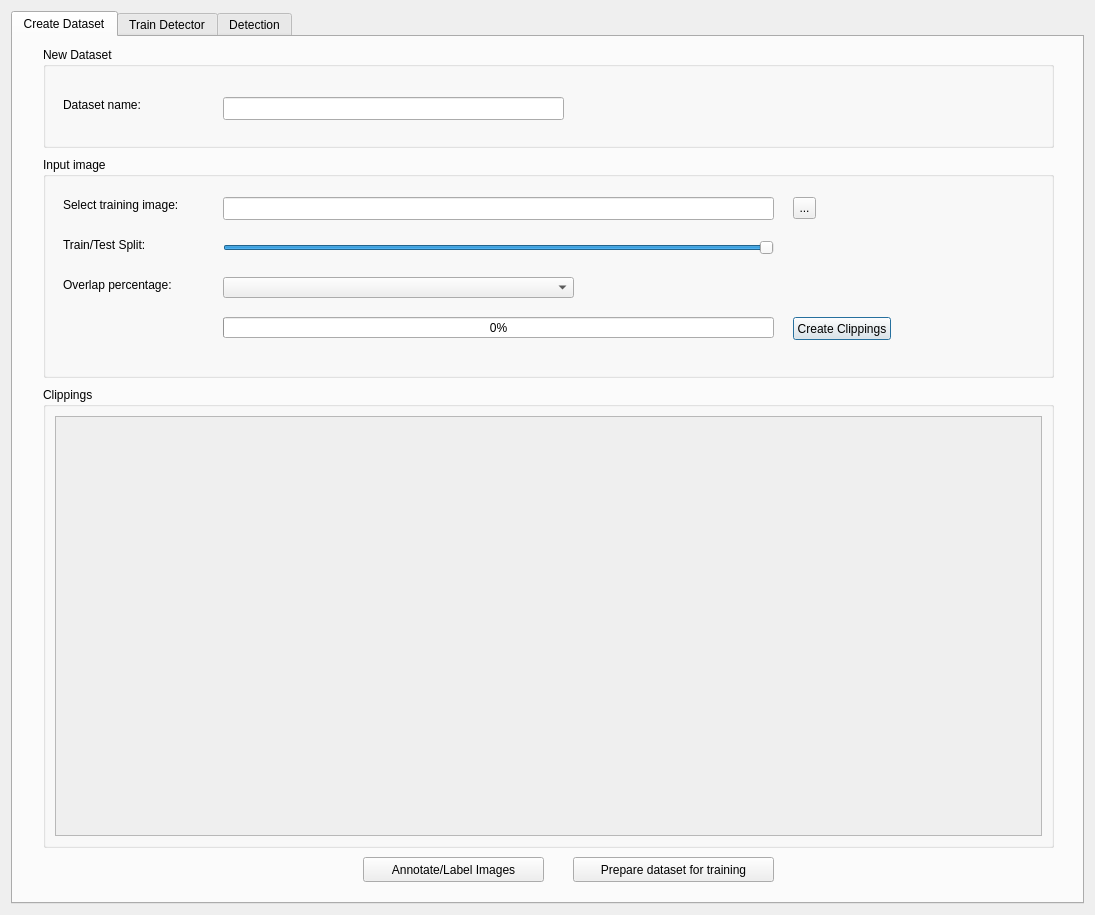
<?xml version="1.0" encoding="UTF-8"?>
<ui version="4.0">
 <class>ObjectDetectionDialogBase</class>
 <widget class="QDialog" name="ObjectDetectionDialogBase">
  <property name="geometry">
   <rect>
    <x>0</x>
    <y>0</y>
    <width>1095</width>
    <height>915</height>
   </rect>
  </property>
  <property name="font">
   <font>
    <pointsize>9</pointsize>
   </font>
  </property>
  <property name="windowTitle">
   <string>Object Detection</string>
  </property>
  <layout class="QGridLayout" name="gridLayout_3">
   <item row="0" column="0">
    <layout class="QGridLayout" name="gridLayoutMain">
     <item row="0" column="1">
      <widget class="QTabWidget" name="tabWidgetMain">
       <property name="currentIndex">
        <number>0</number>
       </property>
       <widget class="QWidget" name="trainTab">
        <attribute name="title">
         <string>Create Dataset</string>
        </attribute>
        <widget class="QGroupBox" name="groupBoxDataset">
         <property name="geometry">
          <rect>
           <x>30</x>
           <y>10</y>
           <width>1011</width>
           <height>101</height>
          </rect>
         </property>
         <property name="title">
          <string>New Dataset</string>
         </property>
         <widget class="QLabel" name="labelDatasetName">
          <property name="geometry">
           <rect>
            <x>20</x>
            <y>50</y>
            <width>101</width>
            <height>16</height>
           </rect>
          </property>
          <property name="text">
           <string>Dataset name: </string>
          </property>
         </widget>
         <widget class="QLineEdit" name="lineEditDatasetName">
          <property name="geometry">
           <rect>
            <x>180</x>
            <y>50</y>
            <width>341</width>
            <height>23</height>
           </rect>
          </property>
         </widget>
        </widget>
        <widget class="QGroupBox" name="groupBoxInputImage">
         <property name="geometry">
          <rect>
           <x>30</x>
           <y>120</y>
           <width>1011</width>
           <height>221</height>
          </rect>
         </property>
         <property name="title">
          <string>Input image</string>
         </property>
         <widget class="QLineEdit" name="lineEditInputImage">
          <property name="geometry">
           <rect>
            <x>180</x>
            <y>40</y>
            <width>551</width>
            <height>23</height>
           </rect>
          </property>
          <property name="readOnly">
           <bool>true</bool>
          </property>
         </widget>
         <widget class="QToolButton" name="toolButtonData">
          <property name="geometry">
           <rect>
            <x>750</x>
            <y>40</y>
            <width>23</width>
            <height>22</height>
           </rect>
          </property>
          <property name="text">
           <string>...</string>
          </property>
         </widget>
         <widget class="QPushButton" name="pushButtonCreateClippings">
          <property name="geometry">
           <rect>
            <x>750</x>
            <y>160</y>
            <width>98</width>
            <height>23</height>
           </rect>
          </property>
          <property name="text">
           <string>Create Clippings</string>
          </property>
         </widget>
         <widget class="QLabel" name="label">
          <property name="geometry">
           <rect>
            <x>20</x>
            <y>40</y>
            <width>151</width>
            <height>16</height>
           </rect>
          </property>
          <property name="text">
           <string>Select training image:</string>
          </property>
         </widget>
         <widget class="QProgressBar" name="progressBarClip">
          <property name="geometry">
           <rect>
            <x>180</x>
            <y>160</y>
            <width>551</width>
            <height>21</height>
           </rect>
          </property>
          <property name="value">
           <number>0</number>
          </property>
         </widget>
         <widget class="QLabel" name="label_2">
          <property name="geometry">
           <rect>
            <x>20</x>
            <y>80</y>
            <width>151</width>
            <height>16</height>
           </rect>
          </property>
          <property name="text">
           <string>Train/Test Split:</string>
          </property>
         </widget>
         <widget class="QSlider" name="horizontalSliderSplit">
          <property name="geometry">
           <rect>
            <x>180</x>
            <y>80</y>
            <width>551</width>
            <height>21</height>
           </rect>
          </property>
          <property name="maximum">
           <number>100</number>
          </property>
          <property name="value">
           <number>100</number>
          </property>
          <property name="orientation">
           <enum>Qt::Horizontal</enum>
          </property>
         </widget>
         <widget class="QLabel" name="label_6">
          <property name="geometry">
           <rect>
            <x>20</x>
            <y>120</y>
            <width>151</width>
            <height>16</height>
           </rect>
          </property>
          <property name="text">
           <string>Overlap percentage:</string>
          </property>
         </widget>
         <widget class="QComboBox" name="comboBox">
          <property name="geometry">
           <rect>
            <x>180</x>
            <y>120</y>
            <width>351</width>
            <height>21</height>
           </rect>
          </property>
         </widget>
         <widget class="QLabel" name="trainTestLabel">
          <property name="geometry">
           <rect>
            <x>750</x>
            <y>80</y>
            <width>141</width>
            <height>17</height>
           </rect>
          </property>
          <property name="text">
           <string/>
          </property>
         </widget>
         <widget class="QLabel" name="statusLabel">
          <property name="geometry">
           <rect>
            <x>180</x>
            <y>190</y>
            <width>551</width>
            <height>17</height>
           </rect>
          </property>
          <property name="font">
           <font>
            <pointsize>7</pointsize>
           </font>
          </property>
          <property name="text">
           <string/>
          </property>
         </widget>
        </widget>
        <widget class="QGroupBox" name="groupBox">
         <property name="geometry">
          <rect>
           <x>30</x>
           <y>350</y>
           <width>1011</width>
           <height>461</height>
          </rect>
         </property>
         <property name="title">
          <string>Clippings</string>
         </property>
         <layout class="QGridLayout" name="gridLayout_5">
          <item row="0" column="0">
           <widget class="QScrollArea" name="scrollArea">
            <property name="autoFillBackground">
             <bool>false</bool>
            </property>
            <property name="sizeAdjustPolicy">
             <enum>QAbstractScrollArea::AdjustToContents</enum>
            </property>
            <property name="widgetResizable">
             <bool>true</bool>
            </property>
            <widget class="QWidget" name="scrollAreaWidgetContents">
             <property name="geometry">
              <rect>
               <x>0</x>
               <y>0</y>
               <width>985</width>
               <height>417</height>
              </rect>
             </property>
             <layout class="QGridLayout" name="gridLayout">
              <property name="sizeConstraint">
               <enum>QLayout::SetFixedSize</enum>
              </property>
              <property name="leftMargin">
               <number>10</number>
              </property>
              <property name="topMargin">
               <number>10</number>
              </property>
              <property name="rightMargin">
               <number>10</number>
              </property>
              <property name="bottomMargin">
               <number>10</number>
              </property>
              <property name="spacing">
               <number>5</number>
              </property>
             </layout>
            </widget>
           </widget>
          </item>
         </layout>
        </widget>
        <widget class="QPushButton" name="pushButtonAnnotate">
         <property name="geometry">
          <rect>
           <x>350</x>
           <y>820</y>
           <width>181</width>
           <height>25</height>
          </rect>
         </property>
         <property name="text">
          <string>Annotate/Label Images</string>
         </property>
        </widget>
        <widget class="QPushButton" name="pushButtonPreparation">
         <property name="geometry">
          <rect>
           <x>560</x>
           <y>820</y>
           <width>201</width>
           <height>25</height>
          </rect>
         </property>
         <property name="text">
          <string>Prepare dataset for training</string>
         </property>
        </widget>
       </widget>
       <widget class="QWidget" name="tab">
        <attribute name="title">
         <string>Train Detector</string>
        </attribute>
       </widget>
       <widget class="QWidget" name="tab_3">
        <property name="layoutDirection">
         <enum>Qt::LeftToRight</enum>
        </property>
        <attribute name="title">
         <string>Detection</string>
        </attribute>
        <widget class="QGroupBox" name="groupBox_3">
         <property name="geometry">
          <rect>
           <x>30</x>
           <y>10</y>
           <width>1015</width>
           <height>121</height>
          </rect>
         </property>
         <property name="title">
          <string>Model</string>
         </property>
         <widget class="QLabel" name="label_4">
          <property name="geometry">
           <rect>
            <x>20</x>
            <y>40</y>
            <width>91</width>
            <height>16</height>
           </rect>
          </property>
          <property name="font">
           <font>
            <pointsize>9</pointsize>
           </font>
          </property>
          <property name="text">
           <string>Select detector</string>
          </property>
         </widget>
         <widget class="QLineEdit" name="lineEdit_4">
          <property name="geometry">
           <rect>
            <x>90</x>
            <y>70</y>
            <width>451</width>
            <height>22</height>
           </rect>
          </property>
         </widget>
         <widget class="QToolButton" name="toolButton_3">
          <property name="geometry">
           <rect>
            <x>550</x>
            <y>70</y>
            <width>27</width>
            <height>22</height>
           </rect>
          </property>
          <property name="text">
           <string>...</string>
          </property>
         </widget>
        </widget>
        <widget class="QPushButton" name="pushButton_3">
         <property name="geometry">
          <rect>
           <x>950</x>
           <y>310</y>
           <width>93</width>
           <height>28</height>
          </rect>
         </property>
         <property name="text">
          <string>Detect</string>
         </property>
        </widget>
        <widget class="QGroupBox" name="groupBox_4">
         <property name="geometry">
          <rect>
           <x>30</x>
           <y>160</y>
           <width>1015</width>
           <height>121</height>
          </rect>
         </property>
         <property name="title">
          <string>Dataset</string>
         </property>
         <widget class="QLabel" name="label_5">
          <property name="geometry">
           <rect>
            <x>20</x>
            <y>40</y>
            <width>91</width>
            <height>16</height>
           </rect>
          </property>
          <property name="font">
           <font>
            <pointsize>9</pointsize>
           </font>
          </property>
          <property name="text">
           <string>Select image</string>
          </property>
         </widget>
         <widget class="QLineEdit" name="lineEdit_5">
          <property name="geometry">
           <rect>
            <x>90</x>
            <y>70</y>
            <width>451</width>
            <height>22</height>
           </rect>
          </property>
         </widget>
         <widget class="QToolButton" name="toolButton_4">
          <property name="geometry">
           <rect>
            <x>550</x>
            <y>70</y>
            <width>27</width>
            <height>22</height>
           </rect>
          </property>
          <property name="text">
           <string>...</string>
          </property>
         </widget>
        </widget>
       </widget>
      </widget>
     </item>
    </layout>
   </item>
  </layout>
 </widget>
 <resources/>
 <connections/>
</ui>
